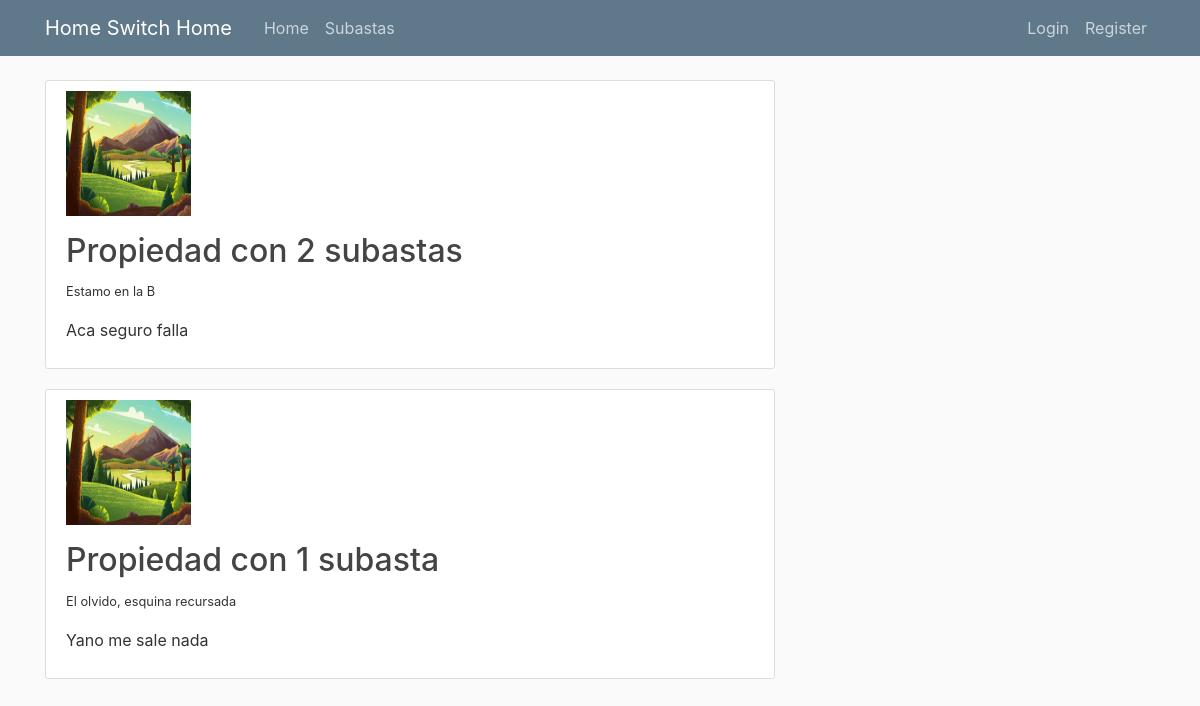
The page / on the database its author committed.
### app/models.py (models this page shows, shortened)
class PropiedadLiviana (models.Model):
    titulo = models.CharField(max_length=30, default='Nueva Propiedad')
    descripcion = models.CharField(max_length=200)
    tipo = models.ForeignKey(TipoPropiedad, on_delete=models.PROTECT)
    direccion = models.CharField(max_length=200)
    imagen = models.ImageField(default='default.jpg', upload_to='property_image')
    class Meta:
        verbose_name = 'propiedad'

### app/views.py (the view)
# urls.py: path('', views.home, name='app-home'),
def home(request):
    context = {
        'posts': PropiedadLiviana.objects.all().order_by('pk').reverse()
    }
    return render(request, 'app/propiedades_base.html', context)

### app/templates/app/propiedades_base.html
{% extends "app/base.html" %}
{% block content %}
{% for post in posts %}
<article class="media content-section">
	<div class="media-body">
		<img class="account-img" src="{{ post.imagen.url }}">
		<h2><a class="article-title" >{{ post.titulo }}</a></h2>
		<p><small>{{ post.direccion }}</small></p>
		<p class="article-content">{{ post.descripcion }}</p>
	</div>
</article>
{% endfor %}
{% endblock content %}

### app/static/app/main.css (style rules this page uses)
body { background: #fafafa; color: #333333; margin-top: 5rem; }
h1, h2, h3, h4, h5, h6 { color: #444444; }
.content-section { background: #ffffff; padding: 10px 20px; border: 1px solid #dddddd; border-radius: 3px; margin-bottom: 20px; }
.article-title { color: #444444; }
.article-content { white-space: pre-line; }
.account-img { height: 125px; width: 125px; margin-right: 20px; margin-bottom: 16px; }

### rows shown on the page
PropiedadLiviana: imagen (placeholder picture), titulo "Propiedad con 2 subastas", direccion "Estamo en la B", descripcion "Aca seguro falla"
PropiedadLiviana: imagen (placeholder picture), titulo "Propiedad con 1 subasta", direccion "El olvido, esquina recursada", descripcion "Yano me sale nada"
